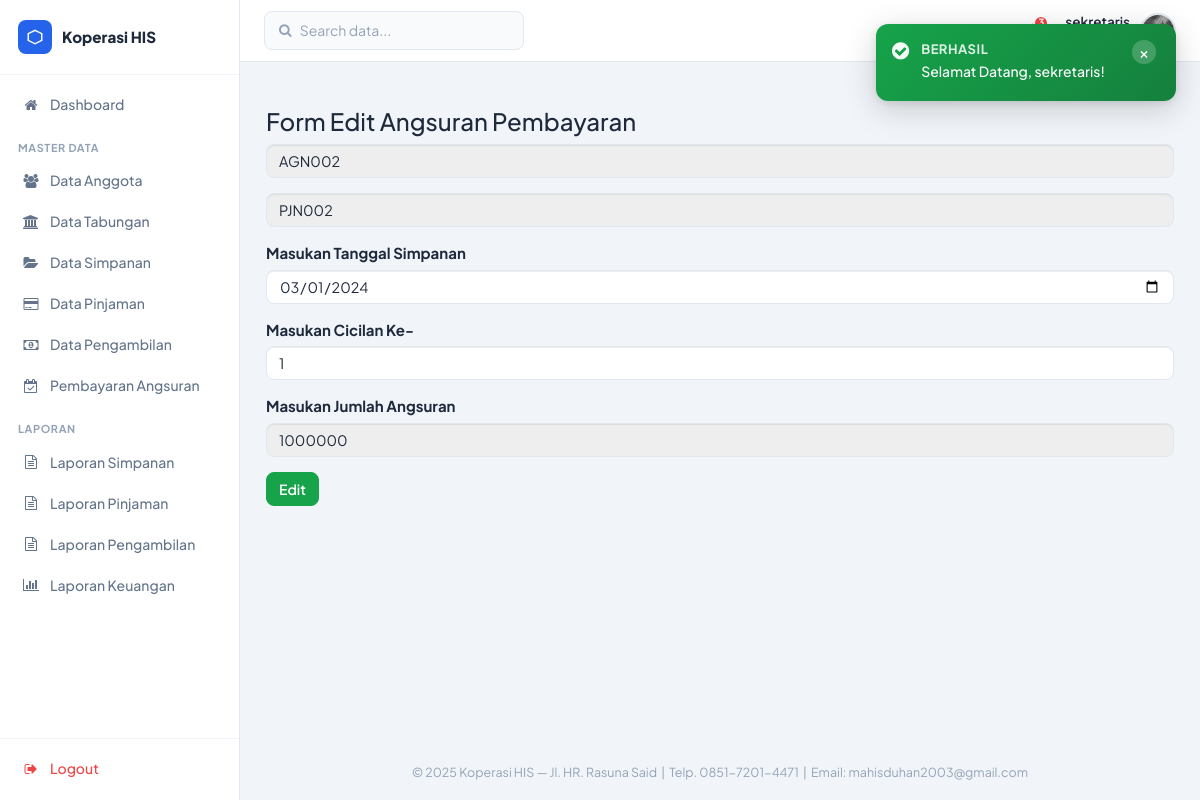
The page /sekretaris/editpembayaran.php?kd=AGN002 (signed in) on the database its author committed.
### tables this page shows
CREATE TABLE `tbl_pembayaran` (
  `id_angsuran` varchar(6) NOT NULL,
  `id_pinjaman` varchar(6) NOT NULL,
  `cicilan` int NOT NULL,
  `jml_bayar` int NOT NULL,
  `tgl_bayar` date NOT NULL
);

### sekretaris/editpembayaran.php (the view, shortened to what this page needs)
<?php
	include ("style/header.php");
	include ("style/sidebar.php");
	$id_angsuran= $_GET['kd'];
?>
	<div class="box box-primary">
		<div class="box-header with-border">
			<h3 class="box-title">Form Edit Angsuran Pembayaran</h3>
		</div>
		<?php
			include ("../config/koneksi.php");
			$sql = mysqli_query($konek, "SELECT * FROM tbl_pembayaran WHERE id_angsuran = '$id_angsuran'");
			$data = mysqli_fetch_array($sql);
		?>
		<form role="form" method="post" action="">
			<div class="box-body">
				<div class="form-group">
					<input type="text" class="form-control" name="id_angsuran" value="<?php echo $data['id_angsuran'];?>" readonly>
				</div>
				<div class="form-group">
					<input type="text" class="form-control" name="id_pinjaman" value="<?php echo $data['id_pinjaman'];?>" readonly>
				</div>
				<div class="form-group">
					<label>Masukan Tanggal Simpanan</label>
					<input type="date" class="form-control" name="tgl_bayar" value="<?php echo $data['tgl_bayar'];?>">
				</div>
				<div class="form-group">
					<label>Masukan Cicilan Ke-</label>
					<input type="text" class="form-control" name="cicilan" value="<?php echo $data['cicilan']; ?>">
				</div>
				<div class="form-group">
					<label>Masukan Jumlah Angsuran</label>
					<input type="text" class="form-control" name="jml_bayar" value="<?php echo $data['jml_bayar'];?>" readonly>
				</div>
			</div>
			<div class="box-footer">
				<button type="submit" name="edit" class="btn btn-success">Edit</button>
			</div>
		</form>
    </div>
<?php
	include ("style/footer.php");
?>

### assets/css/sekretaris-theme.css (style rules this page uses)
html { font-size: 16px; }
*, *::before, *::after { box-sizing: border-box; margin: 0; padding: 0; }
body.sk-body { font-family: 'Plus Jakarta Sans', 'Segoe UI', sans-serif; background: #F1F5F9; font-size: 15px; color: #1E293B; min-height: 100vh; line-height: 1.5; }
.sk-body .form-control { border-radius: 8px; border-color: #E2E8F0; font-family: 'Plus Jakarta Sans', sans-serif; font-size: 0.9rem; color: #1E293B; padding: 10px 12px; }
.sk-body .btn-success { background: #16A34A; border-color: #16A34A; border-radius: 8px; font-family: 'Plus Jakarta Sans', sans-serif; font-weight: 600; }

### rows shown on the page
tbl_pembayaran: id_angsuran "AGN002", id_pinjaman "PJN002", tgl_bayar "03/01/2024", cicilan "1", jml_bayar "1000000"

### other values the page prints
$sk_settings['nama_koperasi'] "Koperasi HIS"
$label "Dashboard Data Anggota Data Tabungan Data Simpanan Data Pinjaman Data Pengambilan Pembayaran Angsuran Laporan Simpanan Laporan Pinjaman Laporan Pengambilan Laporan Keuangan"
$notif_count "3"
$_SESSION['username'] "sekretaris"
$f['msg'] "Selamat Datang, sekretaris!"
